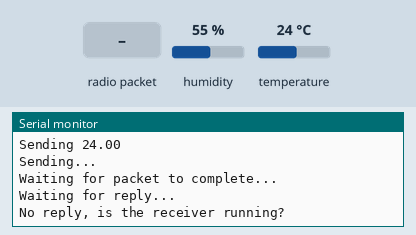
This sketch was run on a simulated Arduino Uno, built with avr-gcc and run on an emulated ATmega328P. On the bench: the last lines printed to the serial monitor. Inputs (shaded band) come from the test bench; at power-on: temperature 24 °C, humidity 55 %. No radio packets arrive unless stated.

Above: at 1.3 s.
1.4 s: radio packet "1" arrives
At 3.2 s:
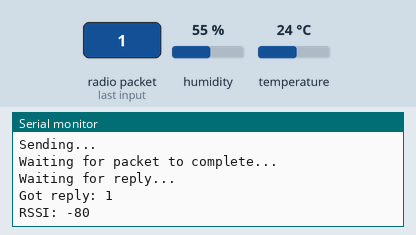
3.9 s: temperature set to 12 °C
At 5.2 s:
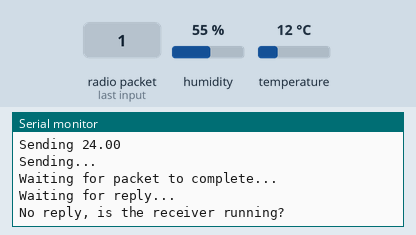
5.4 s: radio packet "0" arrives
At 6.1 s:
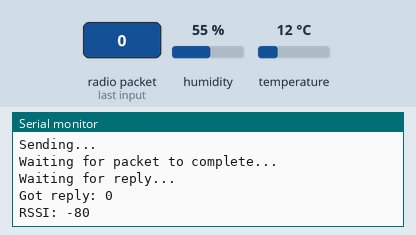
6.9 s: temperature set to 19 °C
At 9.2 s:
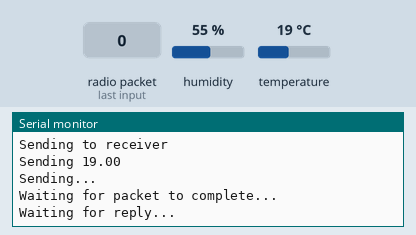
Timing chart, 0 to 9.4 s (numbered marks = the images above; inputs shaded):
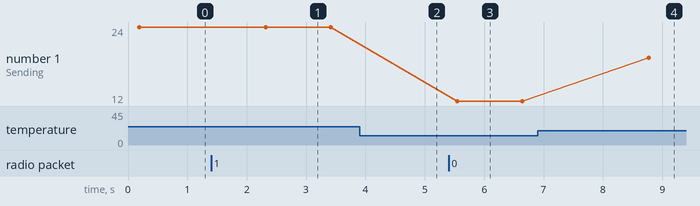

The sketch:

sensor.ino
```cpp
#include <SPI.h> // Serial Pheripheral Interface library
#include <RH_RF95.h> //RadioHead RFM9x library
#include "DHT.h" //DHT temperature and humidity sensor library

//Radio pinout setup
#define RFM95_CS 4 //CS pin is connected to Arduino digital pin 4
#define RFM95_RST 2 //RST pin is connected to Arduino digital pin 2
#define RFM95_INT 3 //G0 pin is connected to Arduino digital pin 3
//DHT11 sensor pinout setup
#define DHTPIN 8     // Data out pin is connected to Arduino digital pin 8

#define RF95_FREQ 433.0

#define DHTTYPE DHT11   // DHT 11 sensor

RH_RF95 rf95(RFM95_CS, RFM95_INT);

DHT dht(DHTPIN, DHTTYPE);

void setup()
{
  pinMode(RFM95_RST, OUTPUT);
  digitalWrite(RFM95_RST, HIGH);

  while (!Serial);
  Serial.begin(9600);
  delay(100);

  digitalWrite(RFM95_RST, LOW);
  delay(10);
  digitalWrite(RFM95_RST, HIGH);
  delay(10);

  while (!rf95.init()) {
    Serial.println("initializing…");
    while (1);
  }
  Serial.println("initialisation succeeded");

  if (!rf95.setFrequency(RF95_FREQ)) {
    Serial.println("setFrequency failed");
    while (1);
  }
  Serial.print("Set Freq to: "); Serial.println(RF95_FREQ);

  rf95.setTxPower(23, false);

  dht.begin();
}

void loop()
{


  float t = dht.readTemperature();

  if (isnan(t)) {
    Serial.println("Failed to read from DHT sensor!");
    return;
  }


  Serial.println("Sending to receiver");

  char radiopacket[20]= "";

  dtostrf(t,5,2,radiopacket);
  Serial.print("Sending "); Serial.println(radiopacket);


  Serial.println("Sending..."); delay(10);

  rf95.send((uint8_t *) radiopacket, 20);

  Serial.println("Waiting for packet to complete..."); delay(10);
  rf95.waitPacketSent();

// Waiting for the reply
  uint8_t buf[RH_RF95_MAX_MESSAGE_LEN];
  uint8_t len = sizeof(buf);

  Serial.println("Waiting for reply..."); delay(10);
  if (rf95.waitAvailableTimeout(1000))
  {
    // Should be a reply message for us now
    if (rf95.recv(buf, &len))
    {
      Serial.print("Got reply: ");
      Serial.println((char*)buf);
      Serial.print("RSSI: ");
      Serial.println(rf95.lastRssi(), DEC);
    }
    else
    {
      Serial.println("Receive failed");
    }
  }
  else
  {
    Serial.println("No reply, is the receiver running?");
  }
  delay(1000);
}
```

Measured:
- after the input at 1.4 s, the serial monitor: prints a new line after 1.0 s (image 1)
- after the input at 5.4 s, the serial monitor: prints a new line after 0.23 s (image 3)
- after the input at 6.9 s, the serial monitor: prints a new line after 1.9 s (image 4)
- plotted number 1: 12 → 19 after the input at 6.9 s
